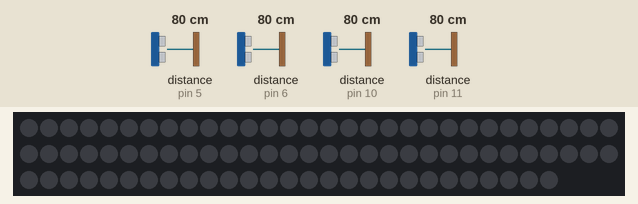
The sketch below on a simulated Arduino Uno, built with avr-gcc and run on an emulated ATmega328P. Shown: 87 RGB LEDs in strip order, left to right, continuing on the next row. The inputs (shaded band) are chosen by the test bench; at power-on: distance to the obstacle (sensors on pin 11, pin 5, pin 6, pin 10) 80 cm. The echo pulse lasts 58.3 µs per cm; what the sketch prints to the serial monitor is not drawn.

Above: at 1.2 s.
1.3 s: distance to the obstacle (sensor on pin 11) set to 2 cm
At 1.8 s:
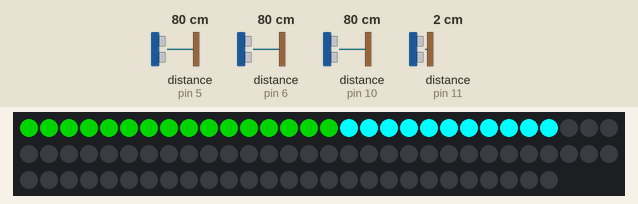
At 3.2 s:
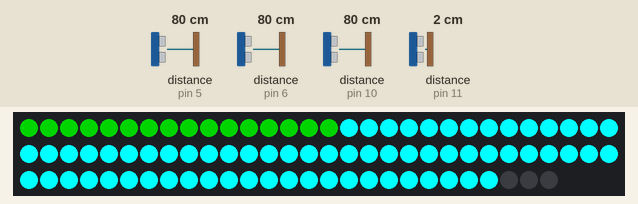
Timing chart, 0 to 4.7 s (numbered marks = the images above; inputs shaded):
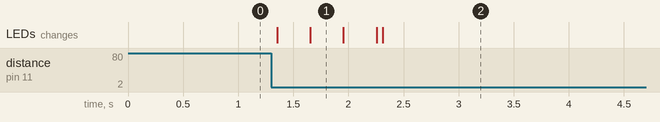

The sketch:

ultrassom.ino
```cpp
# include <Ultrasonic.h>
# include <FastLED.h>

# define DATA_PIN 8  // Pino de dados da fita de LED
# define MAX_LEDS 87

# define NUM_MAGICO 65

# define pino_trigger_0 4  //vinho
# define pino_echo_0 5     //orange

# define pino_trigger_1 7  //azul
# define pino_echo_1 6     //amarelo

# define pino_trigger_2 12  //branco
# define pino_echo_2 10     //preto

# define pino_trigger_3 13  //marrom
# define pino_echo_3 11     //cinza

# define MAX_ANO 4 // Quantos anos têm no vetor
# define MAX_CIDADE 4 // Quantas cidades há

//Inicialização de cada sensor de ultrassom, para passagem dos anos
Ultrasonic ultrasonic0(pino_trigger_0, pino_echo_0);
Ultrasonic ultrasonic1(pino_trigger_1, pino_echo_1);
Ultrasonic ultrasonic2(pino_trigger_2, pino_echo_2);
Ultrasonic ultrasonic3(pino_trigger_3, pino_echo_3);

int j = 0;

//Vetor que indica a quantidade de acidentes em cada ano
int acidentesMedia[MAX_ANO] = { 14, 27, 42, 51 };

//Médias do Brasil em cada um dos quatro anos
int mediaBrasil[MAX_ANO] = { 19, 14, 11, 12 };

//Definição das cidades
char cidade[MAX_CIDADE][15] = { "Vitoria", "Vila Velha", "Serra", "Cariacica" };

//Declaração dos LEDs
CRGB color;
CRGB leds[MAX_LEDS];
int numeroLeds = 0;
int numeroLedsBR = 0;
int flag = 0;

//Começa com valor maior que o limite das funções
long microsec0 = 1500;
long microsec1 = 1500;
long microsec2 = 1500;
long microsec3 = 1500;

long tempoMudanca;

void setColor(int j) {
  //Proporcionalmente ao número máximo de LEDs (MAX_LEDS), a fita ligará
  numeroLeds = (acidentesMedia[j] * MAX_LEDS/NUM_MAGICO);
  numeroLedsBR = (mediaBrasil[j] * MAX_LEDS/NUM_MAGICO);

  Serial.print(j + 2019);
  Serial.print(", ");
  Serial.print(cidade[0]);
  Serial.print(", Acidentes: ");
  Serial.println(acidentesMedia[j]);

  if (j == 0) {
    color = CRGB::Red;
  } else if (j == 1) {
    color = CRGB::Yellow;
  } else if (j == 2) {
    color = CRGB::Magenta;
  } else if (j == 3) {
    color = CRGB::Cyan;
  }

  // color = CRGB::Red;

  for (int i = 0; i < MAX_LEDS; i++) {
    leds[i] = CRGB::Black;
  }

  FastLED.show();

  for (int i = 0; i < numeroLedsBR; i++) {
    leds[i] = CRGB::Green;
    FastLED.show();
    delay(8);
  }

  for (int i = numeroLedsBR; i < numeroLeds + numeroLedsBR; i++) {
    leds[i] = color;
    FastLED.show();
    delay(8);
  }

}

void setup() {
  Serial.begin(9600);
  FastLED.addLeds<WS2812B, DATA_PIN, GRB>(leds, MAX_LEDS);
  tempoMudanca = millis();
}

void loop() {

  microsec0 = ultrasonic0.timing();
  microsec1 = ultrasonic1.timing();
  microsec2 = ultrasonic2.timing();
  microsec3 = ultrasonic3.timing();

  if (microsec0 <= 1000) {
    j = 0;
    setColor(j);
    tempoMudanca = millis();

    while(microsec0 <= 1000)
    {
      microsec0 = ultrasonic0.timing();
      Serial.print(".");
      tempoMudanca = millis();
      delay(100);
    }
    Serial.println();
  }

  else if (microsec1 <= 1000) {
    j = 1;
    setColor(j);
    tempoMudanca = millis();

    while(microsec1 <= 1000)
    {
      microsec1 = ultrasonic1.timing();
      Serial.print(".");
      tempoMudanca = millis();
      delay(100);
    }
    Serial.println();
  }

  else if (microsec2 <= 1000) {
    j = 2;
    setColor(j);
    tempoMudanca = millis();

    while(microsec2 <= 1000)
    {
      microsec2 = ultrasonic2.timing();
      Serial.print(".");
      tempoMudanca = millis();
      delay(100);
    }
    Serial.println();
  }

  else if (microsec3 <= 1000) {
    j = 3;
    setColor(j);
    tempoMudanca = millis();

    while(microsec3 <= 1000)
    {
      microsec3 = ultrasonic3.timing();

      Serial.print(".");
      tempoMudanca = millis();
      delay(150);
    }
    Serial.println();
  }

  if(millis() - tempoMudanca > 4000)
  {
    j++;
    j = j % MAX_ANO;
    setColor(j);
    tempoMudanca = millis();
  }

  delay(30);
}
```
